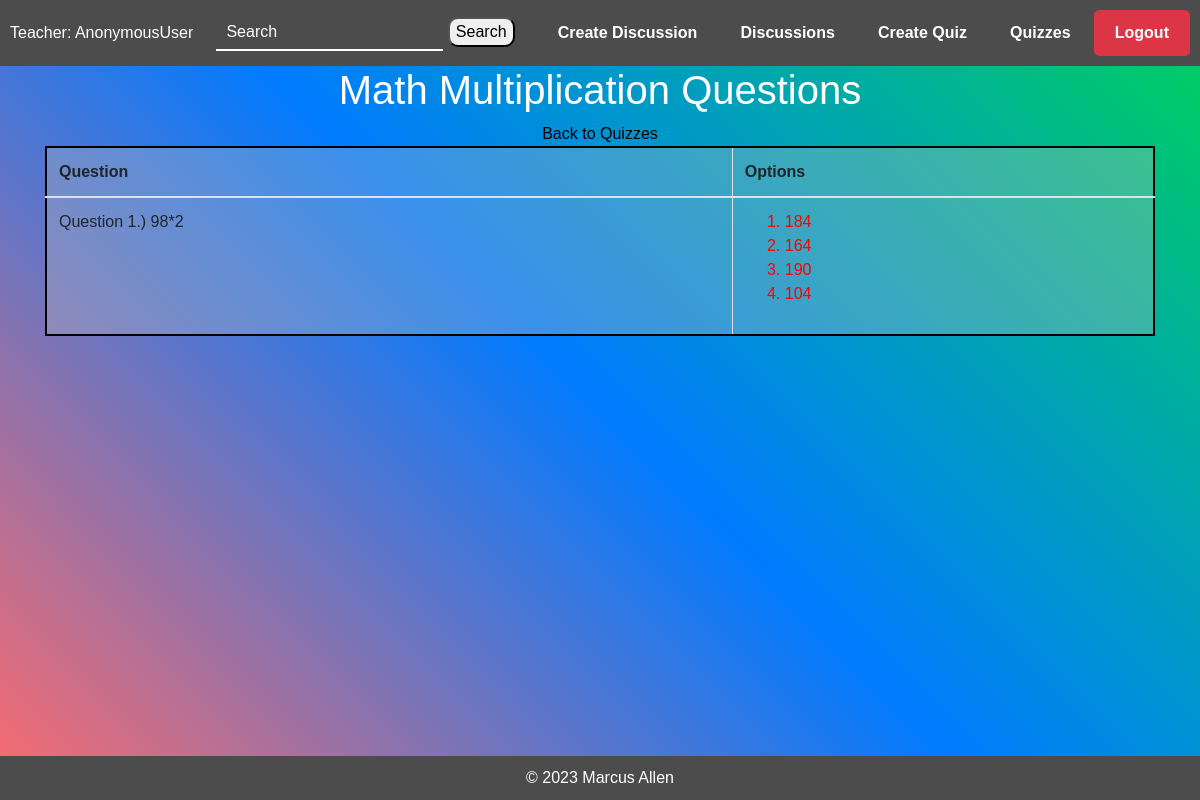
Page /teachers/questions/8/admin/ on the earlier database version.
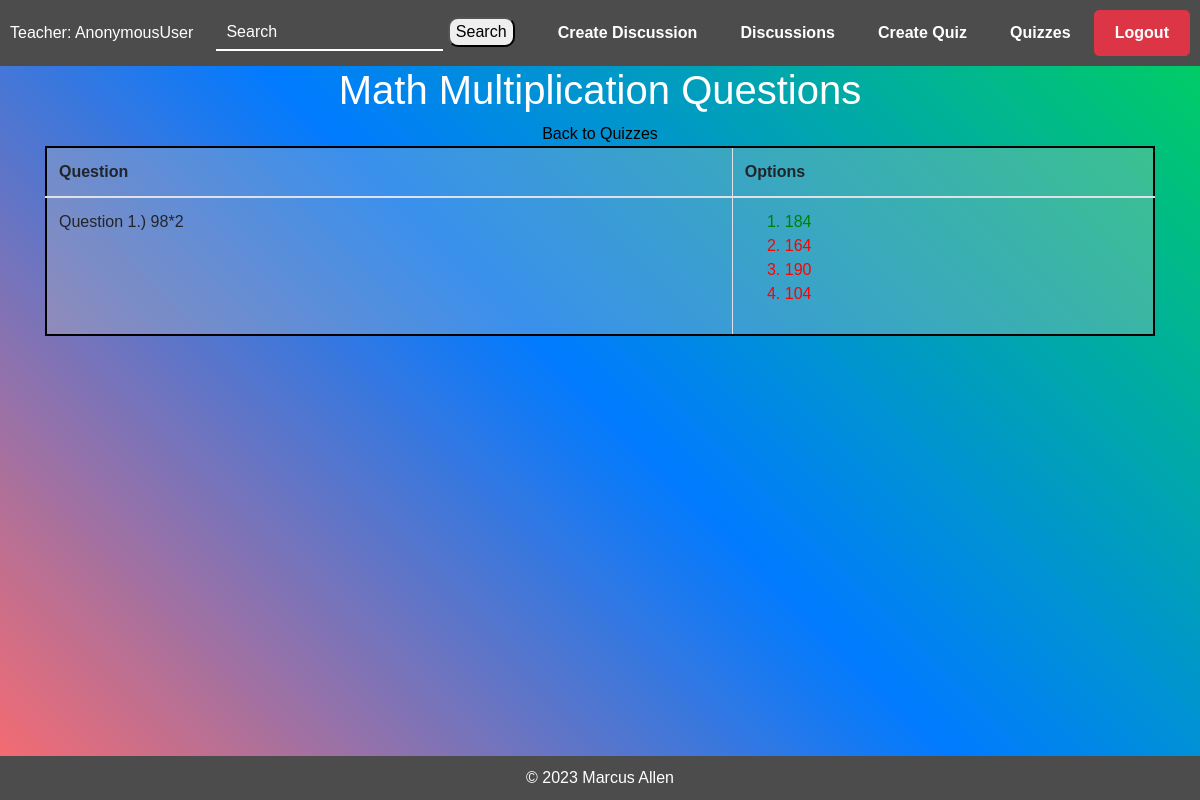
Same page on the later database version.
### teachers/models.py (models this page shows, shortened)
class Option(models.Model):
    question = models.ForeignKey(Question, on_delete=models.CASCADE)
    text = models.CharField(max_length=255)
    is_correct = models.BooleanField(default=False)

### teachers/views.py (the view)
# urls.py: path('questions/<int:quiz_id>/<str:student_username>/', views.questions_view, name='questions'),
def questions_view(request, quiz_id, student_username):
    quiz = Quiz.objects.get(pk=quiz_id)
    questions = Question.objects.filter(quiz=quiz)
    context = {
        'quiz': quiz,
        'questions': questions,
        'student_username': student_username,
    }
    return render(request, 'teachers/questions.html', context)

### teachers/templates/teachers/questions.html
{% extends "teachers/index.html" %}
{% block content %}
  <h1>{{ quiz.title }} Questions</h1>
  <a style="color: black" href="{% url 'teachers:created_quizzes' %}">Back to Quizzes</a>
  <table class="table table-bordered" style="background-color: rgba(192, 192, 192, 0.3);border: 2px solid black;">
    <thead>
      <tr>
        <th>Question</th>
        <th>Options</th>
      </tr>
    </thead>
    <tbody>
      {% for question in questions %}
        <tr>
          <td>Question {{ forloop.counter }}.) {{ question.text }}</td>
          <td>
            <ol>
              {% for option in question.option_set.all %}
                <li style="color: {% if option.is_correct %}green{% else %}red{% endif %};">
                  {{ option.text }}
                </li>
              {% endfor %}
            </ol>
          </td>
        </tr>
      {% empty %}
        <tr>
          <td colspan="2">No questions available for this quiz.</td>
        </tr>
      {% endfor %}
    </tbody>
  </table>
{% endblock %}

Differences in the rows shown:
changed Option (number 1 of 4 on the later page): is_correct False → True (drawn)
